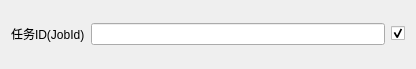
<?xml version="1.0" encoding="UTF-8"?>
<ui version="4.0">
 <class>CTcpEdgeTestDataView_StatusReq</class>
 <widget class="QWidget" name="CTcpEdgeTestDataView_StatusReq">
  <property name="geometry">
   <rect>
    <x>0</x>
    <y>0</y>
    <width>416</width>
    <height>69</height>
   </rect>
  </property>
  <property name="windowTitle">
   <string>CTcpEdgeTestDataView_TimeReadReq</string>
  </property>
  <layout class="QGridLayout" name="gridLayout">
   <item row="0" column="2">
    <widget class="QCheckBox" name="__JobId__">
     <property name="text">
      <string/>
     </property>
     <property name="checked">
      <bool>true</bool>
     </property>
    </widget>
   </item>
   <item row="0" column="0">
    <widget class="QLabel" name="label_4">
     <property name="text">
      <string>任务ID(JobId)</string>
     </property>
    </widget>
   </item>
   <item row="0" column="1">
    <widget class="QLineEdit" name="_JobId_"/>
   </item>
  </layout>
 </widget>
 <layoutdefault spacing="6" margin="11"/>
 <resources/>
 <connections/>
</ui>
